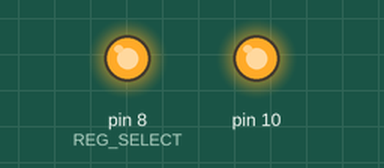
The sketch below on a simulated Arduino Uno, built with avr-gcc and run on an emulated ATmega328P. On the bench: output pins drawn as LEDs (lit = HIGH).

Above: at 0.1 s.
Timing chart, 0 to 1.6 s (numbered marks = the images above):
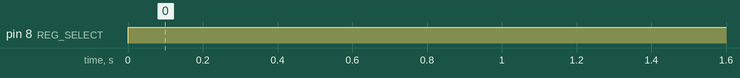

Measured:
- by itself, pin 8 (REG_SELECT): LOW → HIGH at 0.00 s

The sketch:

1.ino
```cpp
#include <SPI.h>
const uint8_t REG_SELECT = 8;
void setup() {
    SPI.begin();
    pinMode(REG_SELECT, OUTPUT);
}
inline void rotateLeft(uint8_t &bits) {
    bits = (bits << 1) | (bits >> 7);
}
void loop() {
    static uint8_t nomad = 1;
    digitalWrite(REG_SELECT, LOW);
    SPI.transfer(nomad);
    digitalWrite(REG_SELECT, HIGH);
    rotateLeft(nomad);
    delay(125);
}
```
